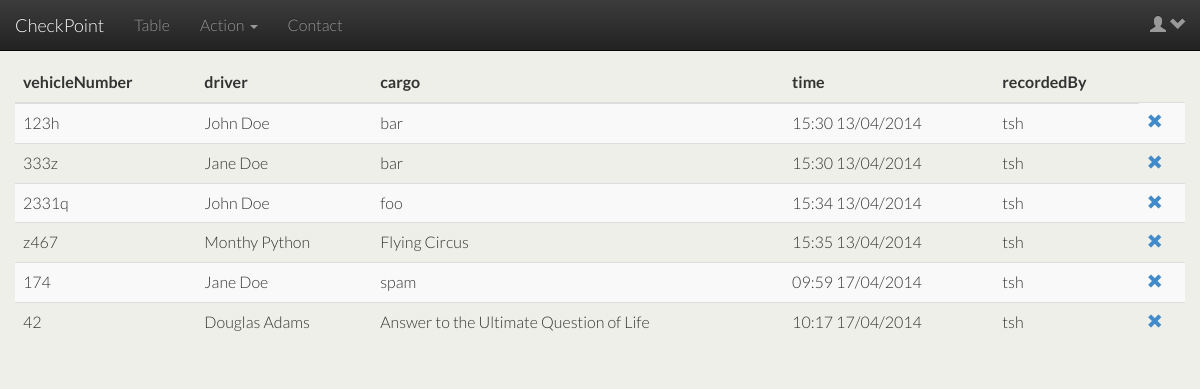
The page /checkpoint/table/ on the database its author committed.
### Checkpoint/models.py (models this page shows)
class Record(models.Model):
    vehicleNumber = models.CharField(max_length=50, blank=False, unique=True)
    driver = models.CharField(max_length=50, blank=True)
    destination = models.CharField(max_length=50, blank=True)
    cargo = models.CharField(max_length=50, blank=True)
    time = models.DateTimeField(auto_now_add=True)
    recordedBy = models.ForeignKey(User, null=True, blank=True)

### Checkpoint/views.py (the view)
def table(request):
    Records = Record.objects.all()
    return render(request, 'Checkpoint/table.html', {'Records': Records})

### Checkpoint/templates/Checkpoint/table.html (shortened to what this page needs)
{% extends "base.html" %}
{% block content %}
<div class="container">
    <div class="row">
        <h2>List of records:</h2>
        <table class="table table-striped table-hover">
            <thead>
                <tr>
                    <th>vehicleNumber</th>
                    <th>driver</th>
                    <th>cargo</th>
                    <th>time</th>
                    <th>recordedBy</th>
                </tr>
            </thead>
            <tbody>
            {% for record in Records %}
                <tr>
                    <td>{{ record.vehicleNumber }}</td>
                    <td>{{ record.driver }}</td>
                    <td>{{ record.cargo }}</td>
                    <td>{{ record.time| date:'H:i d/m/Y' }}</td>
                    <td>{{ record.recordedBy }}</td>
                    <td><a href="{% url 'recordDelete' record.id %}"><i class="glyphicon glyphicon-remove "></i></a></td>
                </tr>
            {% endfor %}
            </tbody>
        </table>
    </div>
</div>
{% endblock %}

### static/css/master.css (style rules this page uses)
html, body { font-family: 'Lato', sans-serif; font-weight: 300; font-size: 16px; line-height: 1.7; background-color: #eeefe9; }
h1, h2, h3, h4 { font-family: 'Abel', sans-serif; }

### rows shown on the page
Record: vehicleNumber "123h", driver "John Doe", cargo "bar", time "15:30 13/04/2014", recordedBy "tsh"
Record: vehicleNumber "333z", driver "Jane Doe", cargo "bar", time "15:30 13/04/2014", recordedBy "tsh"
Record: vehicleNumber "2331q", driver "John Doe", cargo "foo", time "15:34 13/04/2014", recordedBy "tsh"
Record: vehicleNumber "z467", driver "Monthy Python", cargo "Flying Circus", time "15:35 13/04/2014", recordedBy "tsh"
Record: vehicleNumber "174", driver "Jane Doe", cargo "spam", time "09:59 17/04/2014", recordedBy "tsh"
Record: vehicleNumber "42", driver "Douglas Adams", cargo "Answer to the Ultimate Question of Life", time "10:17 17/04/2014", recordedBy "tsh"
